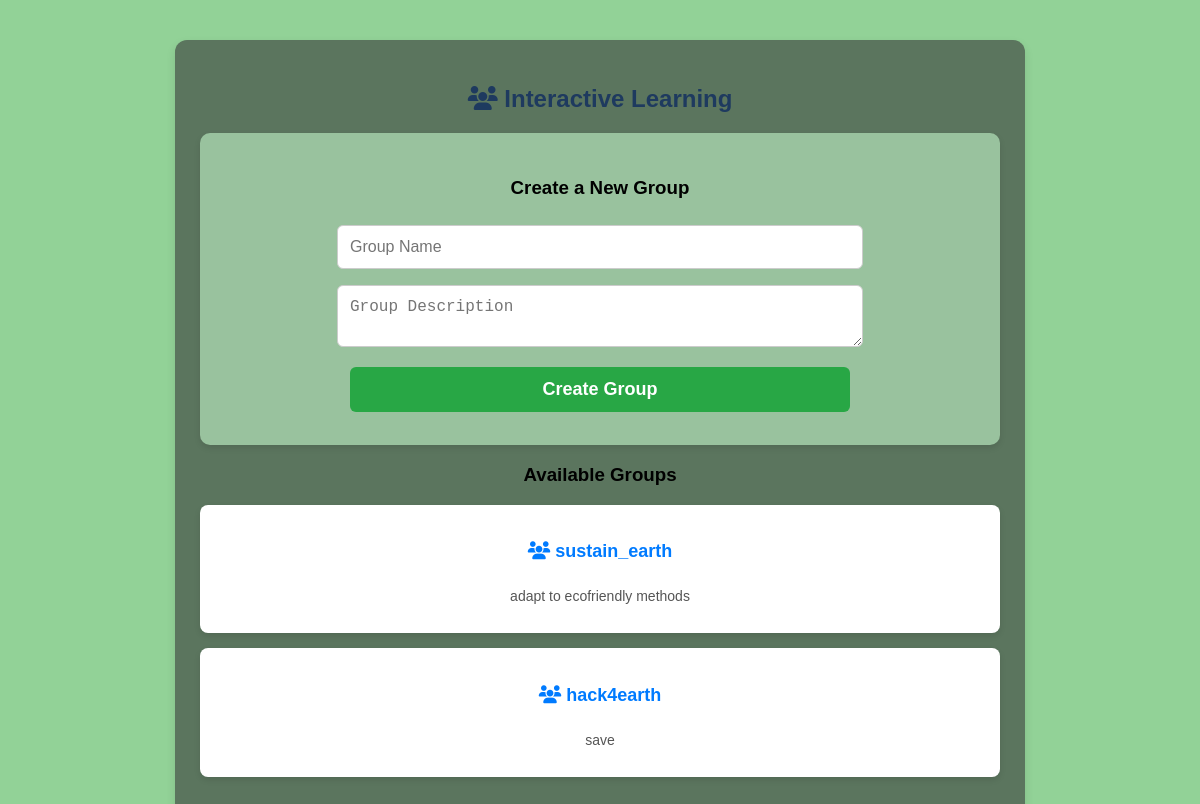
Screenshot of /interactive_learning.php (signed in) with the database file from the repository.
### tables this page shows
CREATE TABLE `groups` (
  `group_id` int(11) NOT NULL,
  `name` varchar(100) NOT NULL,
  `description` text DEFAULT NULL,
  `created_by` int(11) DEFAULT NULL,
  `created_at` timestamp NOT NULL DEFAULT current_timestamp()
);

### interactive_learning.php (the view, shortened to what this page needs)
<?php
include 'db_connect.php';
$groups = $conn->query("SELECT * FROM groups ORDER BY created_at DESC");
?>
<!DOCTYPE html>
<html lang="en">
<head>
    <link href="https://cdnjs.cloudflare.com/ajax/libs/font-awesome/6.4.2/css/all.min.css" rel="stylesheet">
</head>
<body>
    <div class="container">
        <h2><i class="fas fa-users"></i> Interactive Learning</h2>
        <div class="create-group-form">
            <h3>Create a New Group</h3>
            <form method="post">
                <input type="text" name="group_name" placeholder="Group Name" required>
                <textarea name="group_desc" placeholder="Group Description"></textarea>
                <button type="submit" name="create_group">Create Group</button>
            </form>
        </div>
        <h3>Available Groups</h3>
        <?php while ($group = $groups->fetch_assoc()): ?>
            <div class="group-card">
                <h4>
                    <a href="group_posts.php?group_id=<?= htmlspecialchars($group['id']) ?>">
                        <i class="fas fa-users"></i> <?= htmlspecialchars($group['name']) ?>
                    </a>
                </h4>
                <p><?= htmlspecialchars($group['description']) ?></p>
            </div>
        <?php endwhile; ?>
    </div>
</body>
</html>

### interactive_learning.php (style rules this page uses)
body { font-family: "Poppins", sans-serif; background:rgb(146, 210, 151); margin: 0; padding: 0; text-align: center; }
.container { width: 90%; max-width: 800px; margin: 40px auto; background: rgb(91, 117, 94);; padding: 25px; border-radius: 12px; box-shadow: 0 4px 10px rgba(0,0,0,0.1); }
h2 { color: #1E3A5F; font-size: 24px; margin-bottom: 15px; }
.group-card { background: #fff; padding: 15px; margin: 15px 0; border-radius: 8px; box-shadow: 0 3px 6px rgba(0,0,0,0.1); transition: 0.3s; display: flex; flex-direction: column; align-items: center; }
.group-card a { text-decoration: none; color: #007bff; font-weight: bold; font-size: 18px; }
.group-card p { color: #555; font-size: 14px; margin-top: 5px; }
.create-group-form { margin-top: 20px; background:rgb(153, 194, 158); padding: 25px; border-radius: 10px; box-shadow: 0 3px 6px rgba(0,0,0,0.1); display: flex; flex-direction: column; align-items: center; }
input, textarea, button { width: 90%; max-width: 500px; padding: 12px; margin: 8px 0; border: 1px solid #ccc; border-radius: 6px; font-size: 16px; }
button { background: #28a745; color: white; cursor: pointer; font-size: 18px; font-weight: bold; border: none; transition: 0.3s; }

### rows the page displays
groups: name "sustain_earth", description "adapt to ecofriendly methods"
groups: name "hack4earth", description "save"
